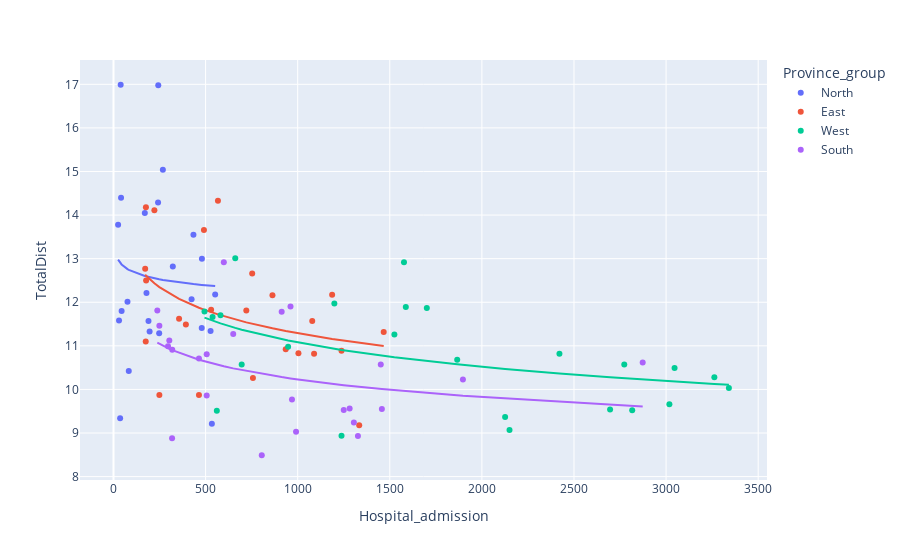

The cell this chart's notebook holds for it:
### Markdown cell above
# Graph 2: The Number of Hospitalizations vs. The Average Traveldistance in the **different regions** within The Netherlands

### Code cell
fig = px.scatter(merged_nozero, x='Hospital_admission', y='TotalDist', color='Province_group',
                trendline='ols', trendline_options=dict(log_x=True))
fig.update_layout(autotypenumbers='convert types', yaxis={'categoryorder': 'total ascending'})
fig.show()

### Figure 1 — Plotly figure (JSON) as saved in the notebook; plotly's stock layout.template omitted (floating-point values rounded to 4 significant figures)
{"data": [{"hovertemplate": "Province_group=North<br>Hospital_admission=%{x}<br>TotalDist=%{y}<extra></extra>", "legendgroup": "North", "marker": {"color": "#636efa", "symbol": "circle"}, "mode": "markers", "name": "North", "orientation": "v", "showlegend": true, "type": "scatter", "x": [30, 534, 41, 480, 190, 527, 83, 479, 36, 322, 44, 170, 39, 242, 25, 243, 76, 179, 248, 268, 196, 552, 424, 434], "xaxis": "x", "y": [11.58, 9.21, 14.4, 13, 11.57, 11.34, 10.42, 11.41, 9.34, 12.82, 11.8, 14.05, 16.99, 14.29, 13.78, 16.98, 12.01, 12.21, 11.29, 15.04, 11.33, 12.18, 12.07, 13.55], "yaxis": "y"}, {"hovertemplate": "<b>OLS trendline</b><br>TotalDist = -0.452425 * log10(Hospital_admission) + 13.6109<br>R<sup>2</sup>=0.010535<br><br>Province_group=North<br>Hospital_admission=%{x}<br>TotalDist=%{y} <b>(trend)</b><extra></extra>", "legendgroup": "North", "marker": {"color": "#636efa", "symbol": "circle"}, "mode": "lines", "name": "North", "showlegend": false, "type": "scatter", "x": [25, 30, 36, 39, 41, 44, 76, 83, 170, 179, 190, 196, 242, 243, 248, 268, 322, 424, 434, 479, 480, 527, 534, 552], "xaxis": "x", "y": [12.98, 12.94, 12.91, 12.89, 12.88, 12.87, 12.76, 12.74, 12.6, 12.59, 12.58, 12.57, 12.53, 12.53, 12.53, 12.51, 12.48, 12.42, 12.42, 12.4, 12.4, 12.38, 12.38, 12.37], "yaxis": "y"}, {"hovertemplate": "Province_group=East<br>Hospital_admission=%{x}<br>TotalDist=%{y}<extra></extra>", "legendgroup": "East", "marker": {"color": "#EF553B", "symbol": "circle"}, "mode": "markers", "name": "East", "orientation": "v", "showlegend": true, "type": "scatter", "x": [172, 1079, 222, 721, 1187, 1089, 464, 1238, 249, 753, 175, 393, 176, 530, 177, 567, 356, 491, 1004, 863, 757, 1467, 1334, 935], "xaxis": "x", "y": [12.77, 11.57, 14.11, 11.81, 12.17, 10.82, 9.87, 10.89, 9.87, 12.66, 11.1, 11.49, 14.18, 11.83, 12.5, 14.33, 11.62, 13.66, 10.83, 12.16, 10.26, 11.32, 9.18, 10.92], "yaxis": "y"}, {"hovertemplate": "<b>OLS trendline</b><br>TotalDist = -1.7538 * log10(Hospital_admission) + 16.5511<br>R<sup>2</sup>=0.158150<br><br>Province_group=East<br>Hospital_admission=%{x}<br>TotalDist=%{y} <b>(trend)</b><extra></extra>", "legendgroup": "East", "marker": {"color": "#EF553B", "symbol": "circle"}, "mode": "lines", "name": "East", "showlegend": false, "type": "scatter", "x": [172, 175, 176, 177, 222, 249, 356, 393, 464, 491, 530, 567, 721, 753, 757, 863, 935, 1004, 1079, 1089, 1187, 1238, 1334, 1467], "xaxis": "x", "y": [12.63, 12.62, 12.61, 12.61, 12.44, 12.35, 12.08, 12.0, 11.87, 11.83, 11.77, 11.72, 11.54, 11.51, 11.5, 11.4, 11.34, 11.29, 11.23, 11.22, 11.16, 11.13, 11.07, 11.0], "yaxis": "y"}, {"hovertemplate": "Province_group=West<br>Hospital_admission=%{x}<br>TotalDist=%{y}<extra></extra>", "legendgroup": "West", "marker": {"color": "#00cc96", "symbol": "circle"}, "mode": "markers", "name": "West", "orientation": "v", "showlegend": true, "type": "scatter", "x": [494, 2696, 581, 2150, 2773, 3018, 1238, 3262, 696, 1866, 561, 948, 538, 1587, 661, 1577, 1525, 1199, 3341, 1701, 2126, 3046, 2816, 2421], "xaxis": "x", "y": [11.79, 9.54, 11.7, 9.07, 10.57, 9.66, 8.94, 10.28, 10.57, 10.68, 9.51, 10.98, 11.66, 11.89, 13.01, 12.92, 11.26, 11.97, 10.03, 11.87, 9.37, 10.49, 9.52, 10.82], "yaxis": "y"}, {"hovertemplate": "<b>OLS trendline</b><br>TotalDist = -1.85452 * log10(Hospital_admission) + 16.6423<br>R<sup>2</sup>=0.197532<br><br>Province_group=West<br>Hospital_admission=%{x}<br>TotalDist=%{y} <b>(trend)</b><extra></extra>", "legendgroup": "West", "marker": {"color": "#00cc96", "symbol": "circle"}, "mode": "lines", "name": "West", "showlegend": false, "type": "scatter", "x": [494, 538, 561, 581, 661, 696, 948, 1199, 1238, 1525, 1577, 1587, 1701, 1866, 2126, 2150, 2421, 2696, 2773, 2816, 3018, 3046, 3262, 3341], "xaxis": "x", "y": [11.65, 11.58, 11.54, 11.52, 11.41, 11.37, 11.12, 10.93, 10.91, 10.74, 10.71, 10.71, 10.65, 10.58, 10.47, 10.46, 10.37, 10.28, 10.26, 10.24, 10.19, 10.18, 10.13, 10.11], "yaxis": "y"}, {"hovertemplate": "Province_group=South<br>Hospital_admission=%{x}<br>TotalDist=%{y}<extra></extra>", "legendgroup": "South", "marker": {"color": "#ab63fa", "symbol": "circle"}, "mode": "markers", "name": "South", "orientation": "v", "showlegend": true, "type": "scatter", "x": [249, 1282, 319, 969, 2873, 1305, 805, 1451, 318, 961, 303, 506, 238, 650, 296, 599, 464, 506, 1327, 913, 991, 1897, 1457, 1250], "xaxis": "x", "y": [11.46, 9.56, 10.91, 9.77, 10.62, 9.24, 8.49, 10.57, 8.88, 11.9, 11.12, 9.86, 11.81, 11.27, 10.99, 12.92, 10.71, 10.81, 8.93, 11.78, 9.03, 10.23, 9.55, 9.53], "yaxis": "y"}, {"hovertemplate": "<b>OLS trendline</b><br>TotalDist = -1.35587 * log10(Hospital_admission) + 14.2972<br>R<sup>2</sup>=0.129700<br><br>Province_group=South<br>Hospital_admission=%{x}<br>TotalDist=%{y} <b>(trend)</b><extra></extra>", "legendgroup": "South", "marker": {"color": "#ab63fa", "symbol": "circle"}, "mode": "lines", "name": "South", "showlegend": false, "type": "scatter", "x": [238, 249, 296, 303, 318, 319, 464, 506, 506, 599, 650, 805, 913, 961, 969, 991, 1250, 1282, 1305, 1327, 1451, 1457, 1897, 2873], "xaxis": "x", "y": [11.07, 11.05, 10.95, 10.93, 10.9, 10.9, 10.68, 10.63, 10.63, 10.53, 10.48, 10.36, 10.28, 10.25, 10.25, 10.23, 10.1, 10.08, 10.07, 10.06, 10.01, 10.01, 9.853, 9.608], "yaxis": "y"}], "layout": {"autotypenumbers": "convert types", "legend": {"title": {"text": "Province_group"}, "tracegroupgap": 0}, "margin": {"t": 60}, "xaxis": {"anchor": "y", "domain": [0, 1], "title": {"text": "Hospital_admission"}}, "yaxis": {"anchor": "x", "categoryorder": "total ascending", "domain": [0, 1], "title": {"text": "TotalDist"}}}}
